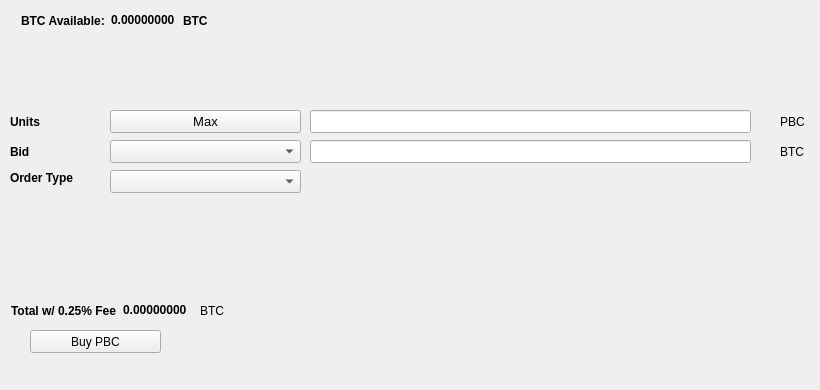
   <widget class="QWidget" name="BuyTab">
    <attribute name="title">
     <string>Buy</string>
    </attribute>
    <widget class="QPushButton" name="BuyPBC">
     <property name="geometry">
      <rect>
       <x>30</x>
       <y>330</y>
       <width>131</width>
       <height>23</height>
      </rect>
     </property>
     <property name="text">
      <string>Buy PBC</string>
     </property>
     <property name="icon">
      <iconset resource="../profitbase.qrc">
       <normaloff>:/icons/bitcoin</normaloff>:/icons/bitcoin</iconset>
     </property>
    </widget>
    <widget class="QLabel" name="label_3">
     <property name="geometry">
      <rect>
       <x>10</x>
       <y>110</y>
       <width>46</width>
       <height>23</height>
      </rect>
     </property>
     <property name="font">
      <font>
       <weight>75</weight>
       <bold>true</bold>
      </font>
     </property>
     <property name="text">
      <string>Units</string>
     </property>
    </widget>
    <widget class="QLineEdit" name="UnitsInput">
     <property name="geometry">
      <rect>
       <x>310</x>
       <y>110</y>
       <width>441</width>
       <height>23</height>
      </rect>
     </property>
     <property name="font">
      <font>
       <pointsize>9</pointsize>
       <weight>75</weight>
       <bold>true</bold>
      </font>
     </property>
    </widget>
    <widget class="QLineEdit" name="BuyBidPriceEdit">
     <property name="geometry">
      <rect>
       <x>310</x>
       <y>140</y>
       <width>441</width>
       <height>23</height>
      </rect>
     </property>
     <property name="font">
      <font>
       <pointsize>9</pointsize>
       <weight>75</weight>
       <bold>true</bold>
      </font>
     </property>
    </widget>
    <widget class="QLabel" name="label_4">
     <property name="geometry">
      <rect>
       <x>780</x>
       <y>110</y>
       <width>31</width>
       <height>23</height>
      </rect>
     </property>
     <property name="text">
      <string>PBC</string>
     </property>
    </widget>
    <widget class="QLabel" name="label_5">
     <property name="geometry">
      <rect>
       <x>780</x>
       <y>140</y>
       <width>31</width>
       <height>23</height>
      </rect>
     </property>
     <property name="text">
      <string>BTC</string>
     </property>
    </widget>
    <widget class="QLabel" name="label_6">
     <property name="geometry">
      <rect>
       <x>10</x>
       <y>140</y>
       <width>46</width>
       <height>23</height>
      </rect>
     </property>
     <property name="font">
      <font>
       <weight>75</weight>
       <bold>true</bold>
      </font>
     </property>
     <property name="text">
      <string>Bid</string>
     </property>
    </widget>
    <widget class="QLabel" name="label_7">
     <property name="geometry">
      <rect>
       <x>10</x>
       <y>170</y>
       <width>91</width>
       <height>16</height>
      </rect>
     </property>
     <property name="font">
      <font>
       <weight>75</weight>
       <bold>true</bold>
      </font>
     </property>
     <property name="text">
      <string>Order Type</string>
     </property>
    </widget>
    <widget class="QPushButton" name="Buy_Max_Amount">
     <property name="geometry">
      <rect>
       <x>110</x>
       <y>110</y>
       <width>191</width>
       <height>23</height>
      </rect>
     </property>
     <property name="font">
      <font>
       <pointsize>10</pointsize>
      </font>
     </property>
     <property name="text">
      <string>Max</string>
     </property>
    </widget>
    <widget class="QComboBox" name="BuyBidcomboBox">
     <property name="geometry">
      <rect>
       <x>110</x>
       <y>140</y>
       <width>191</width>
       <height>23</height>
      </rect>
     </property>
     <property name="font">
      <font>
       <pointsize>10</pointsize>
      </font>
     </property>
    </widget>
    <widget class="QComboBox" name="buyOrdertypeCombo">
     <property name="geometry">
      <rect>
       <x>110</x>
       <y>170</y>
       <width>191</width>
       <height>23</height>
      </rect>
     </property>
     <property name="font">
      <font>
       <pointsize>10</pointsize>
      </font>
     </property>
    </widget>
    <widget class="QWidget" name="layoutWidget1">
     <property name="geometry">
      <rect>
       <x>21</x>
       <y>11</y>
       <width>227</width>
       <height>19</height>
      </rect>
     </property>
     <layout class="QHBoxLayout" name="horizontalLayout_3">
      <item>
       <widget class="QLabel" name="label232">
        <property name="font">
         <font>
          <weight>75</weight>
          <bold>true</bold>
         </font>
        </property>
        <property name="text">
         <string>BTC Available:</string>
        </property>
       </widget>
      </item>
      <item>
       <widget class="QLabel" name="BtcAvailableLbl">
        <property name="palette">
         <palette>
          <active>
           <colorrole role="WindowText">
            <brush brushstyle="SolidPattern">
             <color alpha="255">
              <red>0</red>
              <green>0</green>
              <blue>0</blue>
             </color>
            </brush>
           </colorrole>
           <colorrole role="Button">
            <brush brushstyle="SolidPattern">
             <color alpha="255">
              <red>0</red>
              <green>170</green>
              <blue>0</blue>
             </color>
            </brush>
           </colorrole>
           <colorrole role="Light">
            <brush brushstyle="SolidPattern">
             <color alpha="255">
              <red>0</red>
              <green>255</green>
              <blue>0</blue>
             </color>
            </brush>
           </colorrole>
           <colorrole role="Midlight">
            <brush brushstyle="SolidPattern">
             <color alpha="255">
              <red>0</red>
              <green>212</green>
              <blue>0</blue>
             </color>
            </brush>
           </colorrole>
           <colorrole role="Dark">
            <brush brushstyle="SolidPattern">
             <color alpha="255">
              <red>0</red>
              <green>85</green>
              <blue>0</blue>
             </color>
            </brush>
           </colorrole>
           <colorrole role="Mid">
            <brush brushstyle="SolidPattern">
             <color alpha="255">
              <red>0</red>
              <green>113</green>
              <blue>0</blue>
             </color>
            </brush>
           </colorrole>
           <colorrole role="Text">
            <brush brushstyle="SolidPattern">
             <color alpha="255">
              <red>0</red>
              <green>170</green>
              <blue>0</blue>
             </color>
            </brush>
           </colorrole>
           <colorrole role="BrightText">
            <brush brushstyle="SolidPattern">
             <color alpha="255">
              <red>255</red>
              <green>255</green>
              <blue>255</blue>
             </color>
            </brush>
           </colorrole>
           <colorrole role="ButtonText">
            <brush brushstyle="SolidPattern">
             <color alpha="255">
              <red>0</red>
              <green>0</green>
              <blue>0</blue>
             </color>
            </brush>
           </colorrole>
           <colorrole role="Base">
            <brush brushstyle="SolidPattern">
             <color alpha="255">
              <red>255</red>
              <green>255</green>
              <blue>255</blue>
             </color>
            </brush>
           </colorrole>
           <colorrole role="Window">
            <brush brushstyle="SolidPattern">
             <color alpha="255">
              <red>0</red>
              <green>170</green>
              <blue>0</blue>
             </color>
            </brush>
           </colorrole>
           <colorrole role="Shadow">
            <brush brushstyle="SolidPattern">
             <color alpha="255">
              <red>0</red>
              <green>0</green>
              <blue>0</blue>
             </color>
            </brush>
           </colorrole>
           <colorrole role="AlternateBase">
            <brush brushstyle="SolidPattern">
             <color alpha="255">
              <red>127</red>
              <green>212</green>
              <blue>127</blue>
             </color>
            </brush>
           </colorrole>
           <colorrole role="ToolTipBase">
            <brush brushstyle="SolidPattern">
             <color alpha="255">
              <red>255</red>
              <green>255</green>
              <blue>220</blue>
             </color>
            </brush>
           </colorrole>
           <colorrole role="ToolTipText">
            <brush brushstyle="SolidPattern">
             <color alpha="255">
              <red>0</red>
              <green>0</green>
              <blue>0</blue>
             </color>
            </brush>
           </colorrole>
          </active>
          <inactive>
           <colorrole role="WindowText">
            <brush brushstyle="SolidPattern">
             <color alpha="255">
              <red>0</red>
              <green>0</green>
              <blue>0</blue>
             </color>
            </brush>
           </colorrole>
           <colorrole role="Button">
            <brush brushstyle="SolidPattern">
             <color alpha="255">
              <red>0</red>
              <green>170</green>
              <blue>0</blue>
             </color>
            </brush>
           </colorrole>
           <colorrole role="Light">
            <brush brushstyle="SolidPattern">
             <color alpha="255">
              <red>0</red>
              <green>255</green>
              <blue>0</blue>
             </color>
            </brush>
           </colorrole>
           <colorrole role="Midlight">
            <brush brushstyle="SolidPattern">
             <color alpha="255">
              <red>0</red>
              <green>212</green>
              <blue>0</blue>
             </color>
            </brush>
           </colorrole>
           <colorrole role="Dark">
            <brush brushstyle="SolidPattern">
             <color alpha="255">
              <red>0</red>
              <green>85</green>
              <blue>0</blue>
             </color>
            </brush>
           </colorrole>
           <colorrole role="Mid">
            <brush brushstyle="SolidPattern">
             <color alpha="255">
              <red>0</red>
              <green>113</green>
              <blue>0</blue>
             </color>
            </brush>
           </colorrole>
           <colorrole role="Text">
            <brush brushstyle="SolidPattern">
             <color alpha="255">
              <red>0</red>
              <green>170</green>
              <blue>0</blue>
             </color>
            </brush>
           </colorrole>
           <colorrole role="BrightText">
            <brush brushstyle="SolidPattern">
             <color alpha="255">
              <red>255</red>
              <green>255</green>
              <blue>255</blue>
             </color>
            </brush>
           </colorrole>
           <colorrole role="ButtonText">
            <brush brushstyle="SolidPattern">
             <color alpha="255">
              <red>0</red>
              <green>0</green>
              <blue>0</blue>
             </color>
            </brush>
           </colorrole>
           <colorrole role="Base">
            <brush brushstyle="SolidPattern">
             <color alpha="255">
              <red>255</red>
              <green>255</green>
              <blue>255</blue>
             </color>
            </brush>
           </colorrole>
           <colorrole role="Window">
            <brush brushstyle="SolidPattern">
             <color alpha="255">
              <red>0</red>
              <green>170</green>
              <blue>0</blue>
             </color>
            </brush>
           </colorrole>
           <colorrole role="Shadow">
            <brush brushstyle="SolidPattern">
             <color alpha="255">
              <red>0</red>
              <green>0</green>
              <blue>0</blue>
             </color>
            </brush>
           </colorrole>
           <colorrole role="AlternateBase">
            <brush brushstyle="SolidPattern">
             <color alpha="255">
              <red>127</red>
              <green>212</green>
              <blue>127</blue>
             </color>
            </brush>
           </colorrole>
           <colorrole role="ToolTipBase">
            <brush brushstyle="SolidPattern">
             <color alpha="255">
              <red>255</red>
              <green>255</green>
              <blue>220</blue>
             </color>
            </brush>
           </colorrole>
           <colorrole role="ToolTipText">
            <brush brushstyle="SolidPattern">
             <color alpha="255">
              <red>0</red>
              <green>0</green>
              <blue>0</blue>
             </color>
            </brush>
           </colorrole>
          </inactive>
          <disabled>
           <colorrole role="WindowText">
            <brush brushstyle="SolidPattern">
             <color alpha="255">
              <red>0</red>
              <green>85</green>
              <blue>0</blue>
             </color>
            </brush>
           </colorrole>
           <colorrole role="Button">
            <brush brushstyle="SolidPattern">
             <color alpha="255">
              <red>0</red>
              <green>170</green>
              <blue>0</blue>
             </color>
            </brush>
           </colorrole>
           <colorrole role="Light">
            <brush brushstyle="SolidPattern">
             <color alpha="255">
              <red>0</red>
              <green>255</green>
              <blue>0</blue>
             </color>
            </brush>
           </colorrole>
           <colorrole role="Midlight">
            <brush brushstyle="SolidPattern">
             <color alpha="255">
              <red>0</red>
              <green>212</green>
              <blue>0</blue>
             </color>
            </brush>
           </colorrole>
           <colorrole role="Dark">
            <brush brushstyle="SolidPattern">
             <color alpha="255">
              <red>0</red>
              <green>85</green>
              <blue>0</blue>
             </color>
            </brush>
           </colorrole>
           <colorrole role="Mid">
            <brush brushstyle="SolidPattern">
             <color alpha="255">
              <red>0</red>
              <green>113</green>
              <blue>0</blue>
             </color>
            </brush>
           </colorrole>
           <colorrole role="Text">
            <brush brushstyle="SolidPattern">
             <color alpha="255">
              <red>0</red>
              <green>85</green>
              <blue>0</blue>
             </color>
            </brush>
           </colorrole>
           <colorrole role="BrightText">
            <brush brushstyle="SolidPattern">
             <color alpha="255">
              <red>255</red>
              <green>255</green>
              <blue>255</blue>
             </color>
            </brush>
           </colorrole>
           <colorrole role="ButtonText">
            <brush brushstyle="SolidPattern">
             <color alpha="255">
              <red>0</red>
              <green>85</green>
              <blue>0</blue>
             </color>
            </brush>
           </colorrole>
           <colorrole role="Base">
            <brush brushstyle="SolidPattern">
             <color alpha="255">
              <red>0</red>
              <green>170</green>
              <blue>0</blue>
             </color>
            </brush>
           </colorrole>
           <colorrole role="Window">
            <brush brushstyle="SolidPattern">
             <color alpha="255">
              <red>0</red>
              <green>170</green>
              <blue>0</blue>
             </color>
            </brush>
           </colorrole>
           <colorrole role="Shadow">
            <brush brushstyle="SolidPattern">
             <color alpha="255">
              <red>0</red>
              <green>0</green>
              <blue>0</blue>
             </color>
            </brush>
           </colorrole>
           <colorrole role="AlternateBase">
            <brush brushstyle="SolidPattern">
             <color alpha="255">
              <red>0</red>
              <green>170</green>
              <blue>0</blue>
             </color>
            </brush>
           </colorrole>
           <colorrole role="ToolTipBase">
            <brush brushstyle="SolidPattern">
             <color alpha="255">
              <red>255</red>
              <green>255</green>
              <blue>220</blue>
             </color>
            </brush>
           </colorrole>
           <colorrole role="ToolTipText">
            <brush brushstyle="SolidPattern">
             <color alpha="255">
              <red>0</red>
              <green>0</green>
              <blue>0</blue>
             </color>
            </brush>
           </colorrole>
          </disabled>
         </palette>
        </property>
        <property name="font">
         <font>
          <weight>75</weight>
          <bold>true</bold>
         </font>
        </property>
        <property name="text">
         <string>0.00000000</string>
        </property>
        <property name="textInteractionFlags">
         <set>Qt::LinksAccessibleByMouse|Qt::TextSelectableByKeyboard|Qt::TextSelectableByMouse</set>
        </property>
       </widget>
      </item>
      <item>
       <widget class="QLabel" name="BtcAvailableLbl_2">
        <property name="font">
         <font>
          <weight>75</weight>
          <bold>true</bold>
         </font>
        </property>
        <property name="text">
         <string>BTC</string>
        </property>
       </widget>
      </item>
     </layout>
    </widget>
    <widget class="QWidget" name="layoutWidge2">
     <property name="geometry">
      <rect>
       <x>11</x>
       <y>301</y>
       <width>259</width>
       <height>19</height>
      </rect>
     </property>
     <layout class="QHBoxLayout" name="horizontalLayout_4">
      <item>
       <widget class="QLabel" name="label_9">
        <property name="font">
         <font>
          <weight>75</weight>
          <bold>true</bold>
         </font>
        </property>
        <property name="text">
         <string>Total w/ 0.25% Fee</string>
        </property>
       </widget>
      </item>
      <item>
       <widget class="QLabel" name="BuyCostLabel">
        <property name="palette">
         <palette>
          <active>
           <colorrole role="WindowText">
            <brush brushstyle="SolidPattern">
             <color alpha="255">
              <red>0</red>
              <green>0</green>
              <blue>0</blue>
             </color>
            </brush>
           </colorrole>
           <colorrole role="Button">
            <brush brushstyle="SolidPattern">
             <color alpha="255">
              <red>0</red>
              <green>170</green>
              <blue>0</blue>
             </color>
            </brush>
           </colorrole>
           <colorrole role="Light">
            <brush brushstyle="SolidPattern">
             <color alpha="255">
              <red>0</red>
              <green>255</green>
              <blue>0</blue>
             </color>
            </brush>
           </colorrole>
           <colorrole role="Midlight">
            <brush brushstyle="SolidPattern">
             <color alpha="255">
              <red>0</red>
              <green>212</green>
              <blue>0</blue>
             </color>
            </brush>
           </colorrole>
           <colorrole role="Dark">
            <brush brushstyle="SolidPattern">
             <color alpha="255">
              <red>0</red>
              <green>85</green>
              <blue>0</blue>
             </color>
            </brush>
           </colorrole>
           <colorrole role="Mid">
            <brush brushstyle="SolidPattern">
             <color alpha="255">
              <red>0</red>
              <green>113</green>
              <blue>0</blue>
             </color>
            </brush>
           </colorrole>
           <colorrole role="Text">
            <brush brushstyle="SolidPattern">
             <color alpha="255">
              <red>0</red>
              <green>170</green>
              <blue>0</blue>
             </color>
            </brush>
           </colorrole>
           <colorrole role="BrightText">
            <brush brushstyle="SolidPattern">
             <color alpha="255">
              <red>255</red>
              <green>255</green>
              <blue>255</blue>
             </color>
            </brush>
           </colorrole>
           <colorrole role="ButtonText">
            <brush brushstyle="SolidPattern">
             <color alpha="255">
              <red>0</red>
              <green>0</green>
              <blue>0</blue>
             </color>
            </brush>
           </colorrole>
           <colorrole role="Base">
            <brush brushstyle="SolidPattern">
             <color alpha="255">
              <red>255</red>
              <green>255</green>
              <blue>255</blue>
             </color>
            </brush>
           </colorrole>
           <colorrole role="Window">
            <brush brushstyle="SolidPattern">
             <color alpha="255">
              <red>0</red>
              <green>170</green>
              <blue>0</blue>
             </color>
            </brush>
           </colorrole>
           <colorrole role="Shadow">
            <brush brushstyle="SolidPattern">
             <color alpha="255">
              <red>0</red>
              <green>0</green>
              <blue>0</blue>
             </color>
            </brush>
           </colorrole>
           <colorrole role="AlternateBase">
            <brush brushstyle="SolidPattern">
             <color alpha="255">
              <red>127</red>
              <green>212</green>
              <blue>127</blue>
             </color>
            </brush>
           </colorrole>
           <colorrole role="ToolTipBase">
            <brush brushstyle="SolidPattern">
             <color alpha="255">
              <red>255</red>
              <green>255</green>
              <blue>220</blue>
             </color>
            </brush>
           </colorrole>
           <colorrole role="ToolTipText">
            <brush brushstyle="SolidPattern">
             <color alpha="255">
              <red>0</red>
              <green>0</green>
              <blue>0</blue>
             </color>
            </brush>
           </colorrole>
          </active>
          <inactive>
           <colorrole role="WindowText">
            <brush brushstyle="SolidPattern">
             <color alpha="255">
              <red>0</red>
              <green>0</green>
              <blue>0</blue>
             </color>
            </brush>
           </colorrole>
           <colorrole role="Button">
            <brush brushstyle="SolidPattern">
             <color alpha="255">
              <red>0</red>
              <green>170</green>
              <blue>0</blue>
             </color>
            </brush>
           </colorrole>
           <colorrole role="Light">
            <brush brushstyle="SolidPattern">
             <color alpha="255">
              <red>0</red>
              <green>255</green>
              <blue>0</blue>
             </color>
            </brush>
           </colorrole>
           <colorrole role="Midlight">
            <brush brushstyle="SolidPattern">
             <color alpha="255">
              <red>0</red>
              <green>212</green>
              <blue>0</blue>
             </color>
            </brush>
           </colorrole>
           <colorrole role="Dark">
            <brush brushstyle="SolidPattern">
             <color alpha="255">
              <red>0</red>
              <green>85</green>
              <blue>0</blue>
             </color>
            </brush>
           </colorrole>
           <colorrole role="Mid">
            <brush brushstyle="SolidPattern">
             <color alpha="255">
              <red>0</red>
              <green>113</green>
              <blue>0</blue>
             </color>
            </brush>
           </colorrole>
           <colorrole role="Text">
            <brush brushstyle="SolidPattern">
             <color alpha="255">
              <red>0</red>
              <green>170</green>
              <blue>0</blue>
             </color>
            </brush>
           </colorrole>
           <colorrole role="BrightText">
            <brush brushstyle="SolidPattern">
             <color alpha="255">
              <red>255</red>
              <green>255</green>
              <blue>255</blue>
             </color>
            </brush>
           </colorrole>
           <colorrole role="ButtonText">
            <brush brushstyle="SolidPattern">
             <color alpha="255">
              <red>0</red>
              <green>0</green>
              <blue>0</blue>
             </color>
            </brush>
           </colorrole>
           <colorrole role="Base">
            <brush brushstyle="SolidPattern">
             <color alpha="255">
              <red>255</red>
              <green>255</green>
              <blue>255</blue>
             </color>
            </brush>
           </colorrole>
           <colorrole role="Window">
            <brush brushstyle="SolidPattern">
             <color alpha="255">
              <red>0</red>
              <green>170</green>
              <blue>0</blue>
             </color>
            </brush>
           </colorrole>
           <colorrole role="Shadow">
            <brush brushstyle="SolidPattern">
             <color alpha="255">
              <red>0</red>
              <green>0</green>
              <blue>0</blue>
             </color>
            </brush>
           </colorrole>
           <colorrole role="AlternateBase">
            <brush brushstyle="SolidPattern">
             <color alpha="255">
              <red>127</red>
              <green>212</green>
              <blue>127</blue>
             </color>
            </brush>
           </colorrole>
           <colorrole role="ToolTipBase">
            <brush brushstyle="SolidPattern">
             <color alpha="255">
              <red>255</red>
              <green>255</green>
              <blue>220</blue>
             </color>
            </brush>
           </colorrole>
           <colorrole role="ToolTipText">
            <brush brushstyle="SolidPattern">
             <color alpha="255">
              <red>0</red>
              <green>0</green>
              <blue>0</blue>
             </color>
            </brush>
           </colorrole>
          </inactive>
          <disabled>
           <colorrole role="WindowText">
            <brush brushstyle="SolidPattern">
             <color alpha="255">
              <red>0</red>
              <green>85</green>
              <blue>0</blue>
             </color>
            </brush>
           </colorrole>
           <colorrole role="Button">
            <brush brushstyle="SolidPattern">
             <color alpha="255">
              <red>0</red>
              <green>170</green>
              <blue>0</blue>
             </color>
            </brush>
           </colorrole>
           <colorrole role="Light">
            <brush brushstyle="SolidPattern">
             <color alpha="255">
              <red>0</red>
              <green>255</green>
              <blue>0</blue>
             </color>
            </brush>
           </colorrole>
           <colorrole role="Midlight">
            <brush brushstyle="SolidPattern">
             <color alpha="255">
              <red>0</red>
              <green>212</green>
              <blue>0</blue>
             </color>
            </brush>
           </colorrole>
           <colorrole role="Dark">
            <brush brushstyle="SolidPattern">
             <color alpha="255">
              <red>0</red>
              <green>85</green>
              <blue>0</blue>
             </color>
            </brush>
           </colorrole>
           <colorrole role="Mid">
            <brush brushstyle="SolidPattern">
             <color alpha="255">
              <red>0</red>
              <green>113</green>
              <blue>0</blue>
             </color>
            </brush>
           </colorrole>
           <colorrole role="Text">
            <brush brushstyle="SolidPattern">
             <color alpha="255">
              <red>0</red>
              <green>85</green>
              <blue>0</blue>
             </color>
            </brush>
           </colorrole>
           <colorrole role="BrightText">
            <brush brushstyle="SolidPattern">
             <color alpha="255">
              <red>255</red>
              <green>255</green>
              <blue>255</blue>
             </color>
            </brush>
           </colorrole>
           <colorrole role="ButtonText">
            <brush brushstyle="SolidPattern">
             <color alpha="255">
              <red>0</red>
              <green>85</green>
              <blue>0</blue>
             </color>
            </brush>
           </colorrole>
           <colorrole role="Base">
            <brush brushstyle="SolidPattern">
             <color alpha="255">
              <red>0</red>
              <green>170</green>
              <blue>0</blue>
             </color>
            </brush>
           </colorrole>
           <colorrole role="Window">
            <brush brushstyle="SolidPattern">
             <color alpha="255">
              <red>0</red>
              <green>170</green>
              <blue>0</blue>
             </color>
            </brush>
           </colorrole>
           <colorrole role="Shadow">
            <brush brushstyle="SolidPattern">
             <color alpha="255">
              <red>0</red>
              <green>0</green>
              <blue>0</blue>
             </color>
            </brush>
           </colorrole>
           <colorrole role="AlternateBase">
            <brush brushstyle="SolidPattern">
             <color alpha="255">
              <red>0</red>
              <green>170</green>
              <blue>0</blue>
             </color>
            </brush>
           </colorrole>
           <colorrole role="ToolTipBase">
            <brush brushstyle="SolidPattern">
             <color alpha="255">
              <red>255</red>
              <green>255</green>
              <blue>220</blue>
             </color>
            </brush>
           </colorrole>
           <colorrole role="ToolTipText">
            <brush brushstyle="SolidPattern">
             <color alpha="255">
              <red>0</red>
              <green>0</green>
              <blue>0</blue>
             </color>
            </brush>
           </colorrole>
          </disabled>
         </palette>
        </property>
        <property name="font">
         <font>
          <weight>75</weight>
          <bold>true</bold>
         </font>
        </property>
        <property name="autoFillBackground">
         <bool>false</bool>
        </property>
        <property name="text">
         <string>0.00000000</string>
        </property>
        <property name="textInteractionFlags">
         <set>Qt::LinksAccessibleByMouse|Qt::TextSelectableByMouse</set>
        </property>
       </widget>
      </item>
      <item>
       <widget class="QLabel" name="label_10">
        <property name="font">
         <font>
          <weight>50</weight>
          <bold>false</bold>
         </font>
        </property>
        <property name="text">
         <string>BTC</string>
        </property>
       </widget>
      </item>
     </layout>
    </widget>
    <widget class="QLabel" name="label_24">
     <property name="geometry">
      <rect>
       <x>460</x>
       <y>300</y>
       <width>281</width>
       <height>81</height>
      </rect>
     </property>
     <property name="text">
      <string/>
     </property>
     <property name="pixmap">
      <pixmap>:/images/bittrex</pixmap>
     </property>
    </widget>
   </widget>
